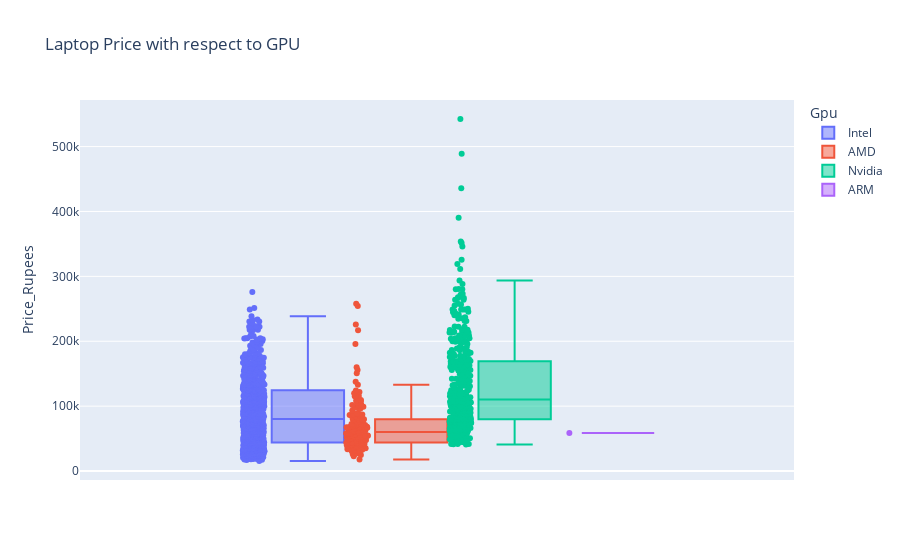

Notebook code cell kept with this figure:
### Code cell
fig = px.box(df, y="Price_Rupees",color='Gpu',points='all', title='Laptop Price with respect to GPU')
fig.show()

### Figure 1 — Plotly figure (JSON) as saved in the notebook; plotly's stock layout.template omitted (floating-point values rounded to 4 significant figures; data arrays with more than 128 entries replaced by an {"elided": "..."} marker saying what was removed)
{"data": [{"alignmentgroup": "True", "boxpoints": "all", "hovertemplate": "Gpu=Intel<br>Price_Rupees=%{y}<extra></extra>", "legendgroup": "Intel", "marker": {"color": "#636efa"}, "name": "Intel", "notched": false, "offsetgroup": "Intel", "orientation": "v", "showlegend": true, "type": "box", "x0": " ", "xaxis": "x", "y": {"elided": "722 float values"}, "y0": " ", "yaxis": "y"}, {"alignmentgroup": "True", "boxpoints": "all", "hovertemplate": "Gpu=AMD<br>Price_Rupees=%{y}<extra></extra>", "legendgroup": "AMD", "marker": {"color": "#EF553B"}, "name": "AMD", "notched": false, "offsetgroup": "AMD", "orientation": "v", "showlegend": true, "type": "box", "x0": " ", "xaxis": "x", "y": {"elided": "180 float values"}, "y0": " ", "yaxis": "y"}, {"alignmentgroup": "True", "boxpoints": "all", "hovertemplate": "Gpu=Nvidia<br>Price_Rupees=%{y}<extra></extra>", "legendgroup": "Nvidia", "marker": {"color": "#00cc96"}, "name": "Nvidia", "notched": false, "offsetgroup": "Nvidia", "orientation": "v", "showlegend": true, "type": "box", "x0": " ", "xaxis": "x", "y": {"elided": "400 float values"}, "y0": " ", "yaxis": "y"}, {"alignmentgroup": "True", "boxpoints": "all", "hovertemplate": "Gpu=ARM<br>Price_Rupees=%{y}<extra></extra>", "legendgroup": "ARM", "marker": {"color": "#ab63fa"}, "name": "ARM", "notched": false, "offsetgroup": "ARM", "orientation": "v", "showlegend": true, "type": "box", "x0": " ", "xaxis": "x", "y": [58620.0], "y0": " ", "yaxis": "y"}], "layout": {"boxmode": "group", "legend": {"title": {"text": "Gpu"}, "tracegroupgap": 0}, "title": {"text": "Laptop Price with respect to GPU"}, "xaxis": {"anchor": "y", "domain": [0, 1]}, "yaxis": {"anchor": "x", "domain": [0, 1], "title": {"text": "Price_Rupees"}}}}
